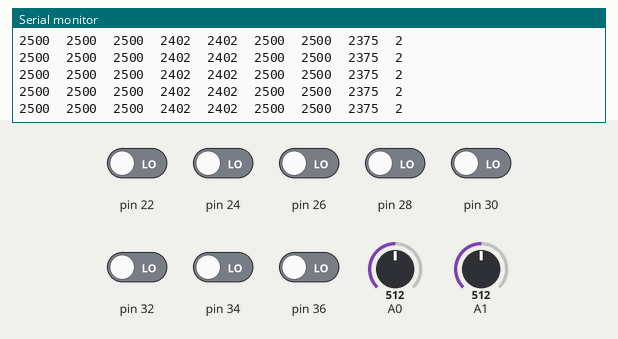
Simulated run of this sketch. Board: Arduino Mega 2560, built with avr-gcc and run on an emulated ATmega2560. Shown: the last lines printed to the serial monitor. The test bench sets the inputs (shaded band); at power-on: pin 22, pin 24, pin 26, pin 28, pin 30, pin 32, pin 34, pin 36 LOW, A0 = 512, A1 = 512.

Above: at 1.2 s.
1.3 s: pin 22 driven HIGH
At 1.46 s:
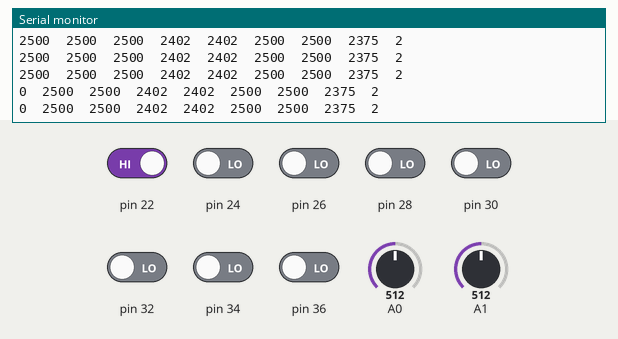
2.8 s: pin 24 driven HIGH
5.8 s: pin 26 driven HIGH
At 6.9 s:
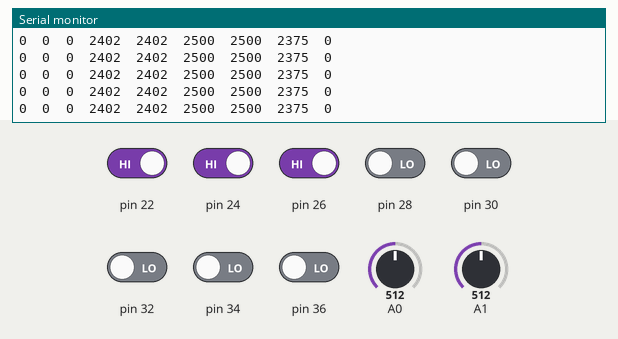
8.8 s: pin 28 driven HIGH
At 9.9 s:
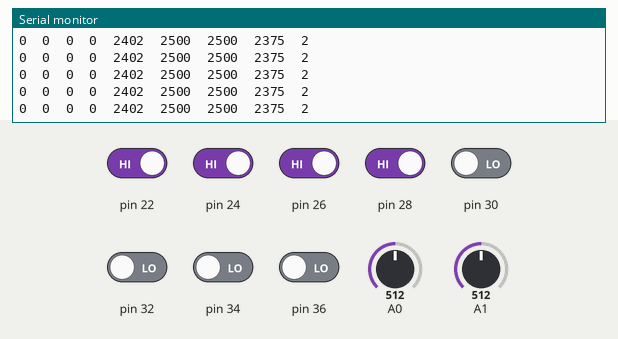
11.8 s: pin 30 driven HIGH
At 12.3 s:
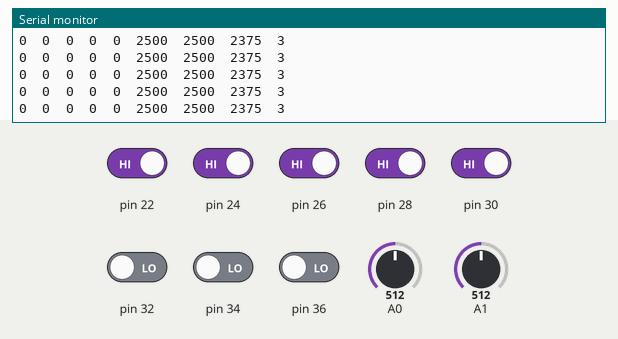
14.8 s: pin 26 driven LOW
At 15.6 s:
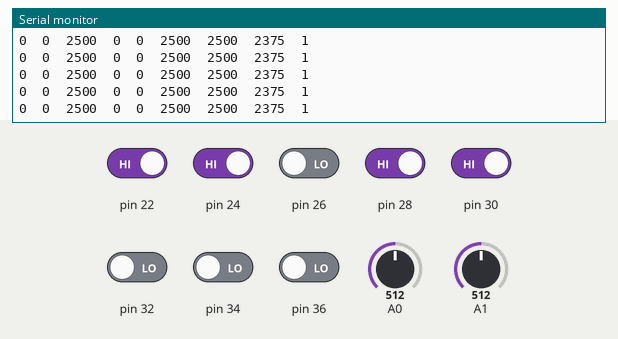

The sketch:

readline.ino
```cpp
#include <QTRSensors.h>

// cybernauts values
//int min_rc[8] = {289, 190, 189, 371, 165, 147, 146, 280};
//int max_rc[8] = {1864, 1277, 1251, 2124, 1058, 981, 956, 1696

//for readline
/*qtrc*/
#define num_sensors 8
#define TIMEOUT 2500
#define EMITTER_PIN 38
int min_rc[8] = {74, 268, 187, 83, 83, 175, 266, 300};
int max_rc[8] = {592, 993, 718, 516, 516, 765, 941, 1113};
QTRSensorsRC qtrrc((unsigned char[]) {
  36, 34, 32, 30, 28, 26, 24, 22
}, // 0 no sensor= right
num_sensors, TIMEOUT, EMITTER_PIN);
unsigned int sensor_values[num_sensors];

int pre_value = 3500;
#define readline_high  1500
boolean black_line;
unsigned int position;


//for analog read
int right_sensor;
int left_sensor;
#define right_sensor_low 200
#define right_sensor_high 800
#define left_sensor_high 700
#define left_sensor_low 200

void setup() {
  Serial.begin(9600);
  if (analogRead(A0) > 500 && analogRead(A1) > 500)
    black_line = false;
  else
    black_line = true;
}

void loop() {
  analogread();
  position = readline();
  //  Serial.print(left_sensor);
  //  Serial.print('\t');
  for (int i = (num_sensors - 1); i >= 0 ; i--)
  {
    Serial.print(sensor_values[i]);
    Serial.print('\t');
  }
  //  Serial.print(right_sensor);
  //  Serial.print("\t\t");
  Serial.println(position);
//  delay(150);
}


unsigned int readline()
{
  unsigned int pos = 0;
  int sum = 0;
  boolean a = false; //for sensing line
  qtrrc.read(sensor_values);
  for ( int i = 0; i < num_sensors; i++)
  {
    sensor_values[i] = constrain(sensor_values[i], min_rc[i], max_rc[i]);
    if (black_line)
    {
      sensor_values[i] = map(sensor_values[i], min_rc[i], max_rc[i], 0, 2500);
    }
    else
    {
      sensor_values[i] = map(sensor_values[i], min_rc[i], max_rc[i], 2500, 0);
    }
    if (sensor_values[i] > readline_high)
      a = true; //found line
    pos += (i * 1000 * sensor_values[i]);
    sum += sensor_values[i];
  }
  if (a)
  {
    pos = pos / sum;
    pre_value = pos;
  }

  else
  {
    if (pre_value > 6000)
      pos = (num_sensors - 1) * 1000;
    else if (pre_value < 1000)
      pos = 0;
    else
      pos = pre_value;
  }
  return pos;
}

void analogread()
{
  right_sensor = analogRead(A0); //right
  left_sensor = analogRead(A1);
  right_sensor = constrain(right_sensor, right_sensor_low, right_sensor_high);
  left_sensor = constrain(left_sensor, left_sensor_low, left_sensor_high);
  if (black_line)
  {
    right_sensor = map(right_sensor, right_sensor_low, right_sensor_high, 0, 2500);
    left_sensor = map(left_sensor, left_sensor_low, left_sensor_high, 0, 2500);
  }
  else
  {
    right_sensor = map(right_sensor, right_sensor_low, right_sensor_high, 2500, 0);
    left_sensor = map(left_sensor, left_sensor_low, left_sensor_high, 2500, 0);
  }
}
```

Measured:
- after the input at 1.3 s, the serial monitor: prints a new line after 0.09 s (image 1)
- after the input at 5.8 s, the serial monitor: prints a new line after 0.09 s (image 2)
- after the input at 8.8 s, the serial monitor: prints a new line after 0.10 s (image 3)
- after the input at 11.8 s, the serial monitor: prints a new line after 0.09 s (image 4)
- after the input at 14.8 s, the serial monitor: prints a new line after 0.09 s (image 5)
